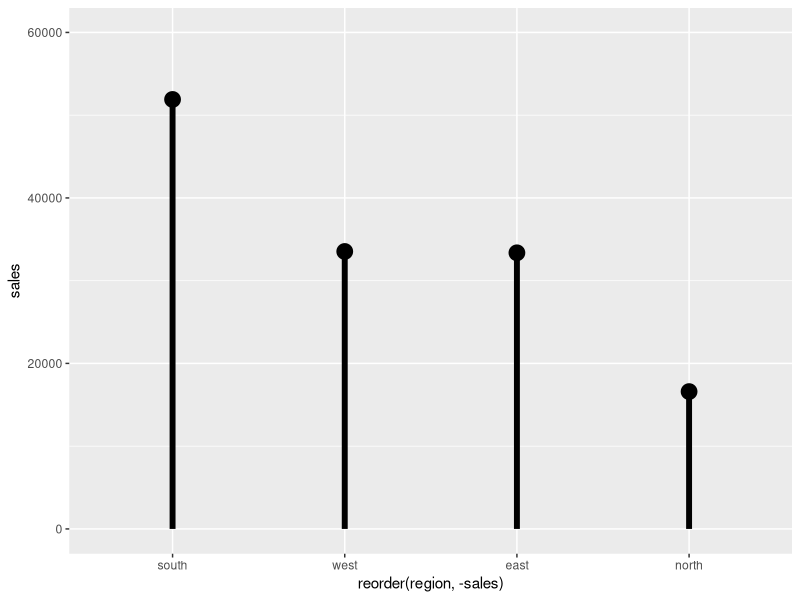

Generate this figure with R:
## ---- chunk 1
# tidyverse packages
library(dplyr)
library(readr)
library(lubridate)
library(ggplot2)
#
# utilities
set.seed(8675309)

## ---- chunk 2

albumlist <- read_csv("classic_rock_25_538.csv")
albumlist

## ---- chunk 3
storelist <- read_csv("storelist.csv")

storelist

storelist %>%
  group_by(chain, region) %>%
  tally()

storelist %>%
  group_by(region) %>%
  tally()

storelist %>%
  group_by(chain) %>%
  tally()

  
## ---- chunk 4
jan01 <- ymd("2019-01-01")
startdate <- as_date(floor_date(jan01, "year"))
enddate <- as_date(ceiling_date(jan01, "year") - days(1))
daterange <- tibble(orderdate = as_date(c(startdate:enddate)))

orderdate_fun <- function(){ 
daterange %>%
  sample_n(1) %>%
  pull(orderdate) 
}  

# set the size of the order based on year quarter
# - same number of orders but biggest in 4th quarter, smallest in 1st
# - value sets the mean value of poisson distribution from which random value is pulled
order_mean_fun <- function(orderdate){
  order_qtr <- quarter(orderdate)
  order_mean <- case_when(
    order_qtr == 1 ~ 4,
    order_qtr == 4 ~ 6,
    TRUE ~ 5
  )
}
## ---- chunk 5
# function to randomly select the store
store_fun <- function(){ 
storelist %>%
  sample_n(1) %>%
  pull(store.id) 
}  

## ---- chunk 6
album_order_fun <- function(...){
  sample_n(albumlist, 1, weight = pct_plays) %>%
    select(artist, album, price) %>%
  mutate(format = sample(c("lp", "cass"), 1, prob = c(0.33, 0.67)),
         qty = rpois(1, 4)
  )
}
## ---- chunk 7
# TEST
n = rpois(1, 7)
order_final <- data.frame(artist = as.character(),
                          album = as.character(),
                          price = as.double(),
                          format = as.character(),
                          qty = as.integer(),
                          stringsAsFactors = FALSE)  

for(i in 1:n){
  order_final[i, ] <- album_order_fun()
}

order_final
## ---- chunk 8
orderdate <- orderdate_fun()
orderdate
order_mean <- order_mean_fun(orderdate)
order_mean
## ---- chunk 9
order_fun_1 <- function(){
  n = rpois(1, 5)
  order_final <- data.frame(artist = as.character(),
                          album = as.character(),
                          price = as.double(),
                          format = as.character(),
                          qty = as.integer(),
                          stringsAsFactors = FALSE)  
  
  for(i in 1:n){
    order_final[i, ] <- album_order_fun()
  }
  order_final
  }


#TEST 
order_fun_1()
## ---- chunk 10
# now with order date and store id appended after the run

order_fun <- function(){
  
  orderdate <- orderdate_fun()

# conditional on store open date being before random order date  
  orderstore.id <- store_fun()
  
  store.opendate <- storelist %>%
    filter(store.id == orderstore.id) %>%
    pull(open_date)

  if(store.opendate < orderdate){

    order_mean <- order_mean_fun(orderdate)
    n = rpois(1, order_mean)
  

  # define blank form  
  order_final <- data.frame(artist = as.character(),
                          album = as.character(),
                          price = as.double(),
                          format = as.character(),
                          qty = as.integer(),
                          stringsAsFactors = FALSE)  
  
  for(i in 1:n){
    order_final[i, ] <- album_order_fun()
    }
  
  order_final <- order_final %>%
    mutate(orderdate = orderdate,
           store.id = orderstore.id)
  
  order_final
  
  # end if
  }
# end funtion
}

## ---- chunk 11
order_fun()
## ---- chunk 12

m = 750


order_multi <- data.frame(artist = as.character(),
                          album = as.character(),
                          price = as.double(),
                          format = as.character(),
                          qty = as.integer(),
                          orderdate = as_date(as.character()),
                          store.id = as.character(),
                          stringsAsFactors = FALSE)  
  
  for(i in 1:m){
    order_final <- order_fun()
    order_multi <- rbind(order_multi, order_final)
  }
  
order_multi

write_csv(order_multi, "order_multi.csv")  

## ---- chunk 13

order_multi %>%
  group_by(store.id, orderdate) %>%
  tally()


order_multi %>%
  group_by(artist) %>%
  summarise(qty = sum(qty)) %>%
  arrange(desc(qty))

## ---- chunk 14

order_multi %>%
  mutate(order_price = qty * price) %>%
  group_by(artist, format) %>%
  summarise(qty = sum(qty),
            cost = sum(order_price)) %>%
  arrange(desc(qty))


order_multi %>%
  mutate(order_price = qty * price) %>%
  left_join(storelist, by = "store.id") %>%
  group_by(chain) %>%
  summarise(qty = sum(qty),
            cost = sum(order_price)) %>%
  arrange(desc(qty))

order_multi %>%
  mutate(order_price = qty * price) %>%
  left_join(storelist, by = "store.id") %>%
  group_by(region) %>%
  summarise(qty = sum(qty),
            cost = sum(order_price)) %>%
  mutate(pct_of_sales = cost / sum(cost) * 100) %>%
  arrange(desc(qty))

## ---- chunk 15
order_multi %>%
  mutate(order_price = qty * price) %>%
  left_join(storelist, by = "store.id") %>%
  group_by(region) %>%
  summarise(qty = sum(qty),
            sales = sum(order_price)) %>%
  mutate(pct_of_sales = sales / sum(sales) * 100) %>%
  arrange(desc(qty)) %>% 
#
ggplot(mapping = aes(x = reorder(region, -sales), y = sales)) +
  geom_point(size = 5) + 
  geom_segment(aes(xend = region), yend = 0, colour = "black", size = 2) +
  ylim(0, 60000)

#ggsave("sales_region.png")

